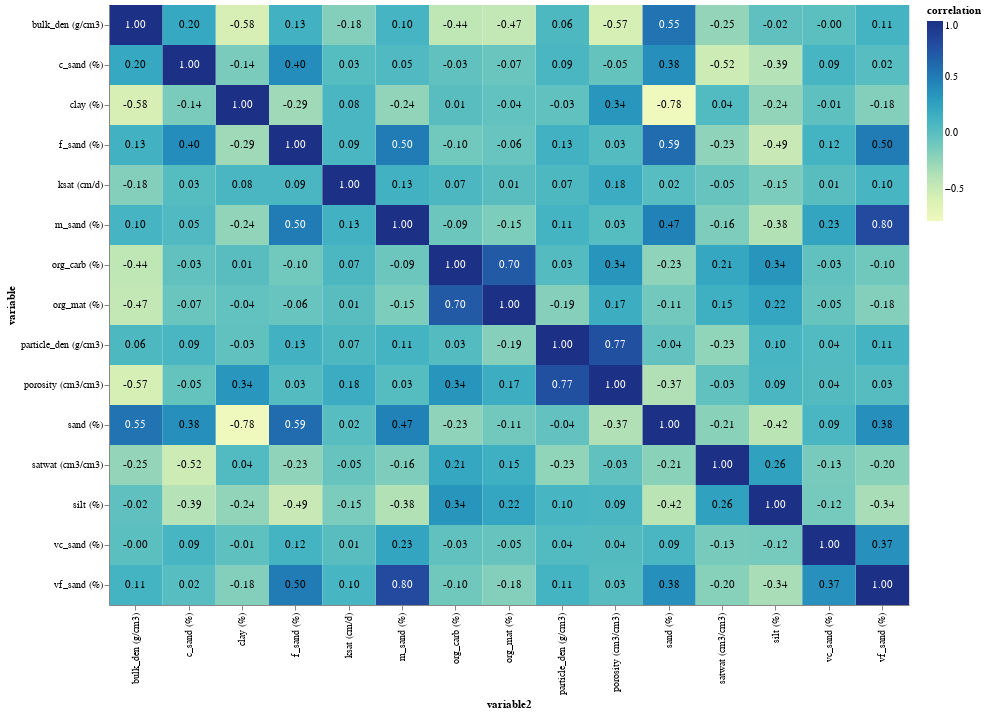

Notebook code for this chart:
### Code cell
base = alt.Chart(cor_data).encode(
    x='variable2:O',
    y='variable:O'
)

text = base.mark_text().encode(
    text='correlation_label',
    color=alt.condition(
        alt.datum.correlation > 0.5,
        alt.value('white'),
        alt.value('black')
    )
)

cor_plot = base.mark_rect().encode(
    color='correlation:Q'
).properties(
    width=800,
    height=600
)

cor_plot + text

### Figure 1 — Vega-Lite specification as saved in the notebook (floating-point values rounded to 4 significant figures; data arrays with more than 128 entries replaced by an {"elided": "..."} marker saying what was removed)
{"config": {"view": {"continuousWidth": 400, "continuousHeight": 300}}, "layer": [{"mark": "rect", "encoding": {"color": {"field": "correlation", "type": "quantitative"}, "x": {"field": "variable2", "type": "ordinal"}, "y": {"field": "variable", "type": "ordinal"}}, "height": 600, "width": 800}, {"mark": "text", "encoding": {"color": {"condition": {"value": "white", "test": "(datum.correlation > 0.5)"}, "value": "black"}, "text": {"field": "correlation_label", "type": "nominal"}, "x": {"field": "variable2", "type": "ordinal"}, "y": {"field": "variable", "type": "ordinal"}}}], "data": {"name": "data-cb6770eb322552ac64cbf72eec5d7981"}, "$schema": "https://vega.github.io/schema/vega-lite/v4.17.0.json", "datasets": {"data-cb6770eb322552ac64cbf72eec5d7981": {"elided": "225 records"}}}
